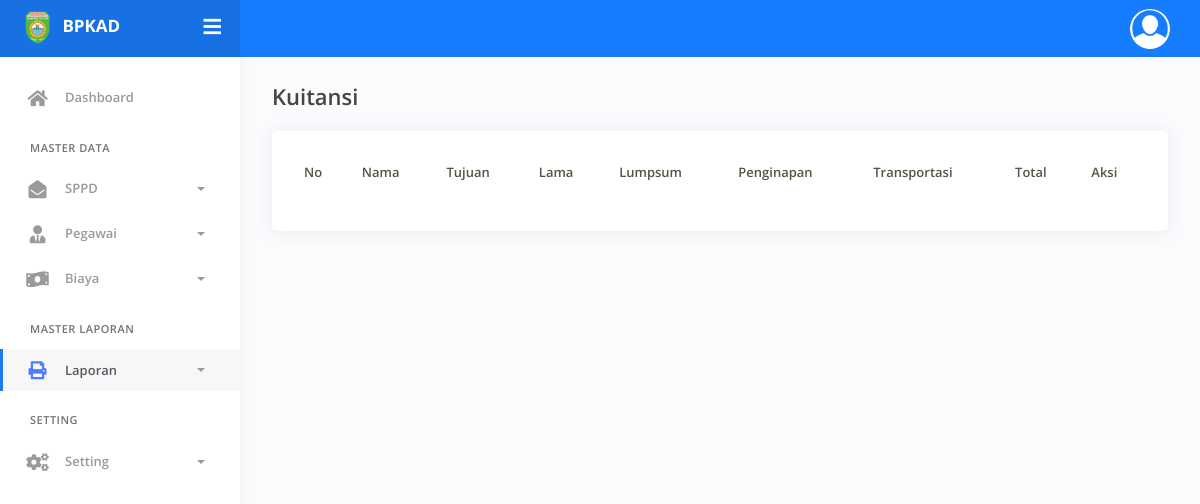
Page /index.php?page=kuitansi (signed in) on the earlier database version.
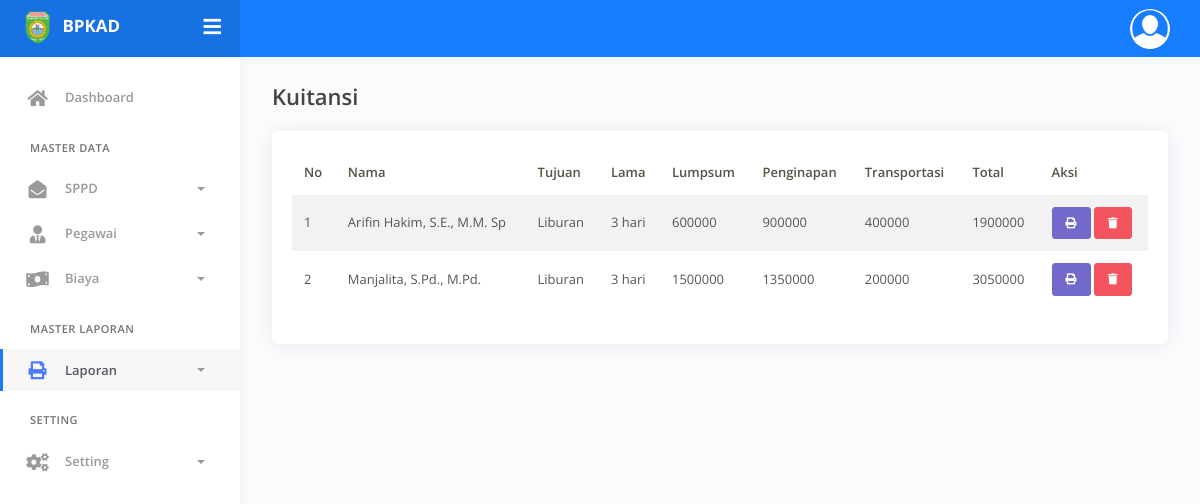
Same page on the later database version.
### tables this page shows
CREATE TABLE `kuitansi` (
  `id_kuitansi` int(11) NOT NULL,
  `sppd_id` int(11) NOT NULL,
  `biaya_perjalanan_id` int(11) NOT NULL,
  `diterima_dari` varchar(255) NOT NULL,
  `untuk_pembayaran` varchar(255) NOT NULL,
  `total_lumpsum` int(11) NOT NULL,
  `total_penginapan` int(11) NOT NULL,
  `total_transportasi` int(11) NOT NULL
);

CREATE TABLE `pegawai` (
  `id_pegawai` int(11) NOT NULL,
  `nip` varchar(255) NOT NULL,
  `nama` varchar(255) NOT NULL,
  `pangkat` varchar(255) NOT NULL,
  `golongan_id` int(11) NOT NULL,
  `jabatan` varchar(255) NOT NULL,
  `unit_kerja` varchar(255) NOT NULL
);

CREATE TABLE `nppd` (
  `id_nppd` int(11) NOT NULL,
  `pegawai_id` varchar(255) NOT NULL,
  `tujuan_perjalanan` varchar(255) NOT NULL,
  `kota_id` int(11) NOT NULL,
  `kendaraan_id` int(11) NOT NULL,
  `tanggal_pergi` date NOT NULL,
  `tanggal_pulang` date NOT NULL,
  `lama_perjalanan` int(11) NOT NULL
);

### pages/kuitansi/index.php (the view)
<?php
$kuitansi = mysqli_query($koneksi, "SELECT kuitansi.*, nppd.tujuan_perjalanan, nppd.lama_perjalanan, sppd.pegawai_id, pegawai.nama, kota.nama_kota
FROM kuitansi
JOIN sppd ON kuitansi.sppd_id = sppd.id_sppd
JOIN spt ON sppd.spt_id = spt.id_spt
JOIN nppd ON spt.nppd_id = nppd.id_nppd
JOIN kota ON nppd.kota_id = kota.id_kota
JOIN pegawai ON sppd.pegawai_id = pegawai.id_pegawai
");
$no_tabel = 1;
?>
<div class="main-panel">
    <div class="content">
        <div class="page-inner">
            <div class="page-header">
                <h4 class="page-title">Kuitansi</h4>
            </div>
            <div class="row">
                <div class="col-md-12">
                    <div class="card">
                        <div class="card-body">
                            <div class="table-responsive">
                                <table id="basic-datatables" class="display table table-striped table-hover" >
                                    <thead>
                                        <tr>
                                            <th>No</th>
                                            <th>Nama</th>
                                            <th>Tujuan</th>
                                            <th>Lama</th>
                                            <th>Lumpsum</th>
                                            <th>Penginapan</th>
                                            <th>Transportasi</th>
                                            <th>Total</th>
                                            <th>Aksi</th>
                                        </tr>
                                    </thead>
                                    <tbody>
                                        <?php foreach ($kuitansi as $data) : ?>
                                            <tr>
                                                <td><?= $no_tabel++ ?></td>
                                                <td><?= $data['nama'] ?></td>
                                                <td><?= $data['tujuan_perjalanan'] ?></td>
                                                <td><?= $data['lama_perjalanan'] ?> hari</td>
                                                <td><?= $data['total_lumpsum'] ?></td>
                                                <td><?= $data['total_penginapan'] ?></td>
                                                <td><?= $data['total_transportasi'] ?></td>
                                                <td>
                                                    <?php
                                                    $total = $data['total_lumpsum'] + $data['total_penginapan'] + $data['total_transportasi'];
                                                    echo $total;
                                                    ?>
                                                </td>
                                                <td>
                                                    <a href="pages/kuitansi/print.php?id_kuitansi=<?= $data['id_kuitansi'] ?>" class="btn btn-secondary btn-sm"><i class="fas fa-print"></i></a>
                                                    <a href="controllers/kuitansi/delete.php?id_kuitansi=<?= $data['id_kuitansi'] ?>" class="btn btn-danger btn-sm" onclick="return confirm('Hapus data?')"><i class="fas fa-trash"></i></a>
                                                </td>
                                            </tr>
                                        <?php endforeach; ?>
                                    </tbody>
                                </table>
                            </div>
                        </div>
                    </div>
                </div>
            </div>
        </div>
    </div>
</div>

Differences in the rows shown:
added kuitansi: pegawai.nama "Arifin Hakim, S.E., M.M. Sp", nppd.tujuan_perjalanan "Liburan", nppd.lama_perjalanan "3", total_lumpsum "600000", total_penginapan "900000", total_transportasi "400000", total "1900000"
added kuitansi: pegawai.nama "Manjalita, S.Pd., M.Pd.", nppd.tujuan_perjalanan "Liburan", nppd.lama_perjalanan "3", total_lumpsum "1500000", total_penginapan "1350000", total_transportasi "200000", total "3050000"
